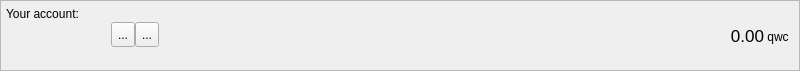
<?xml version="1.0" encoding="UTF-8"?>
<ui version="4.0">
 <class>AccountFrame</class>
 <widget class="QFrame" name="AccountFrame">
  <property name="geometry">
   <rect>
    <x>0</x>
    <y>0</y>
    <width>800</width>
    <height>71</height>
   </rect>
  </property>
  <property name="minimumSize">
   <size>
    <width>0</width>
    <height>70</height>
   </size>
  </property>
  <property name="maximumSize">
   <size>
    <width>16777215</width>
    <height>71</height>
   </size>
  </property>
  <property name="windowTitle">
   <string>Frame</string>
  </property>
  <property name="frameShape">
   <enum>QFrame::StyledPanel</enum>
  </property>
  <property name="frameShadow">
   <enum>QFrame::Plain</enum>
  </property>
  <layout class="QHBoxLayout" name="horizontalLayout_3">
   <property name="spacing">
    <number>0</number>
   </property>
   <property name="leftMargin">
    <number>5</number>
   </property>
   <property name="topMargin">
    <number>0</number>
   </property>
   <property name="rightMargin">
    <number>5</number>
   </property>
   <property name="bottomMargin">
    <number>0</number>
   </property>
   <item>
    <layout class="QVBoxLayout" name="verticalLayout_3">
     <property name="spacing">
      <number>1</number>
     </property>
     <property name="leftMargin">
      <number>0</number>
     </property>
     <property name="rightMargin">
      <number>0</number>
     </property>
     <item>
      <widget class="QLabel" name="label">
       <property name="minimumSize">
        <size>
         <width>0</width>
         <height>20</height>
        </size>
       </property>
       <property name="maximumSize">
        <size>
         <width>16777215</width>
         <height>20</height>
        </size>
       </property>
       <property name="text">
        <string>Your account:</string>
       </property>
       <property name="alignment">
        <set>Qt::AlignBottom|Qt::AlignLeading|Qt::AlignLeft</set>
       </property>
       <property name="margin">
        <number>0</number>
       </property>
       <property name="indent">
        <number>0</number>
       </property>
      </widget>
     </item>
     <item>
      <layout class="QHBoxLayout" name="horizontalLayout">
       <property name="spacing">
        <number>0</number>
       </property>
       <property name="bottomMargin">
        <number>0</number>
       </property>
       <item>
        <widget class="QLabel" name="m_addressLabel">
         <property name="sizePolicy">
          <sizepolicy hsizetype="Minimum" vsizetype="Preferred">
           <horstretch>0</horstretch>
           <verstretch>0</verstretch>
          </sizepolicy>
         </property>
         <property name="minimumSize">
          <size>
           <width>100</width>
           <height>22</height>
          </size>
         </property>
         <property name="maximumSize">
          <size>
           <width>16777215</width>
           <height>22</height>
          </size>
         </property>
         <property name="baseSize">
          <size>
           <width>0</width>
           <height>22</height>
          </size>
         </property>
         <property name="cursor">
          <cursorShape>IBeamCursor</cursorShape>
         </property>
         <property name="toolTip">
          <string>Your receiving address</string>
         </property>
         <property name="whatsThis">
          <string>This is your account address</string>
         </property>
         <property name="text">
          <string/>
         </property>
         <property name="alignment">
          <set>Qt::AlignBottom|Qt::AlignLeading|Qt::AlignLeft</set>
         </property>
         <property name="textInteractionFlags">
          <set>Qt::TextSelectableByKeyboard|Qt::TextSelectableByMouse</set>
         </property>
        </widget>
       </item>
       <item>
        <spacer name="horizontalSpacer_2">
         <property name="orientation">
          <enum>Qt::Horizontal</enum>
         </property>
         <property name="sizeType">
          <enum>QSizePolicy::Fixed</enum>
         </property>
         <property name="sizeHint" stdset="0">
          <size>
           <width>5</width>
           <height>25</height>
          </size>
         </property>
        </spacer>
       </item>
       <item>
        <widget class="QToolButton" name="m_copyButton">
         <property name="minimumSize">
          <size>
           <width>0</width>
           <height>25</height>
          </size>
         </property>
         <property name="toolTip">
          <string>Copy address</string>
         </property>
         <property name="statusTip">
          <string/>
         </property>
         <property name="whatsThis">
          <string/>
         </property>
         <property name="text">
          <string>...</string>
         </property>
         <property name="icon">
          <iconset resource="../../resources.qrc">
           <normaloff>:/icons/copy</normaloff>:/icons/copy</iconset>
         </property>
        </widget>
       </item>
       <item>
        <widget class="QToolButton" name="m_qrButton">
         <property name="minimumSize">
          <size>
           <width>0</width>
           <height>25</height>
          </size>
         </property>
         <property name="toolTip">
          <string>Show QR code</string>
         </property>
         <property name="statusTip">
          <string/>
         </property>
         <property name="text">
          <string>...</string>
         </property>
         <property name="icon">
          <iconset resource="../../resources.qrc">
           <normaloff>:/icons/qrcode</normaloff>:/icons/qrcode</iconset>
         </property>
        </widget>
       </item>
       <item>
        <spacer name="horizontalSpacer">
         <property name="orientation">
          <enum>Qt::Horizontal</enum>
         </property>
         <property name="sizeHint" stdset="0">
          <size>
           <width>0</width>
           <height>25</height>
          </size>
         </property>
        </spacer>
       </item>
       <item>
        <widget class="QLabel" name="totalBalance">
         <property name="sizePolicy">
          <sizepolicy hsizetype="Preferred" vsizetype="Preferred">
           <horstretch>0</horstretch>
           <verstretch>0</verstretch>
          </sizepolicy>
         </property>
         <property name="maximumSize">
          <size>
           <width>16777215</width>
           <height>24</height>
          </size>
         </property>
         <property name="font">
          <font>
           <pointsize>13</pointsize>
           <weight>50</weight>
           <bold>false</bold>
          </font>
         </property>
         <property name="toolTip">
          <string>Total balance</string>
         </property>
         <property name="statusTip">
          <string>Total balance</string>
         </property>
         <property name="text">
          <string>0.00</string>
         </property>
         <property name="alignment">
          <set>Qt::AlignBottom|Qt::AlignRight|Qt::AlignTrailing</set>
         </property>
         <property name="margin">
          <number>0</number>
         </property>
         <property name="textInteractionFlags">
          <set>Qt::TextSelectableByMouse</set>
         </property>
        </widget>
       </item>
       <item>
        <widget class="QLabel" name="label_2">
         <property name="sizePolicy">
          <sizepolicy hsizetype="Preferred" vsizetype="Fixed">
           <horstretch>0</horstretch>
           <verstretch>0</verstretch>
          </sizepolicy>
         </property>
         <property name="minimumSize">
          <size>
           <width>30</width>
           <height>20</height>
          </size>
         </property>
         <property name="maximumSize">
          <size>
           <width>16777215</width>
           <height>20</height>
          </size>
         </property>
         <property name="baseSize">
          <size>
           <width>-1</width>
           <height>20</height>
          </size>
         </property>
         <property name="text">
          <string> qwc</string>
         </property>
         <property name="alignment">
          <set>Qt::AlignBottom|Qt::AlignLeading|Qt::AlignLeft</set>
         </property>
         <property name="margin">
          <number>0</number>
         </property>
        </widget>
       </item>
      </layout>
     </item>
     <item>
      <widget class="QLabel" name="addressStatusLabel">
       <property name="minimumSize">
        <size>
         <width>0</width>
         <height>20</height>
        </size>
       </property>
       <property name="maximumSize">
        <size>
         <width>16777215</width>
         <height>20</height>
        </size>
       </property>
       <property name="text">
        <string/>
       </property>
       <property name="alignment">
        <set>Qt::AlignLeading|Qt::AlignLeft|Qt::AlignTop</set>
       </property>
       <property name="margin">
        <number>0</number>
       </property>
       <property name="indent">
        <number>0</number>
       </property>
      </widget>
     </item>
    </layout>
   </item>
  </layout>
 </widget>
 <resources>
  <include location="../../resources.qrc"/>
 </resources>
 <connections>
  <connection>
   <sender>m_copyButton</sender>
   <signal>clicked()</signal>
   <receiver>AccountFrame</receiver>
   <slot>copyAddress()</slot>
   <hints>
    <hint type="sourcelabel">
     <x>818</x>
     <y>26</y>
    </hint>
    <hint type="destinationlabel">
     <x>422</x>
     <y>295</y>
    </hint>
   </hints>
  </connection>
  <connection>
   <sender>m_qrButton</sender>
   <signal>clicked()</signal>
   <receiver>AccountFrame</receiver>
   <slot>showQR()</slot>
   <hints>
    <hint type="sourcelabel">
     <x>802</x>
     <y>34</y>
    </hint>
    <hint type="destinationlabel">
     <x>494</x>
     <y>35</y>
    </hint>
   </hints>
  </connection>
 </connections>
 <slots>
  <slot>copyAddress()</slot>
 </slots>
</ui>
